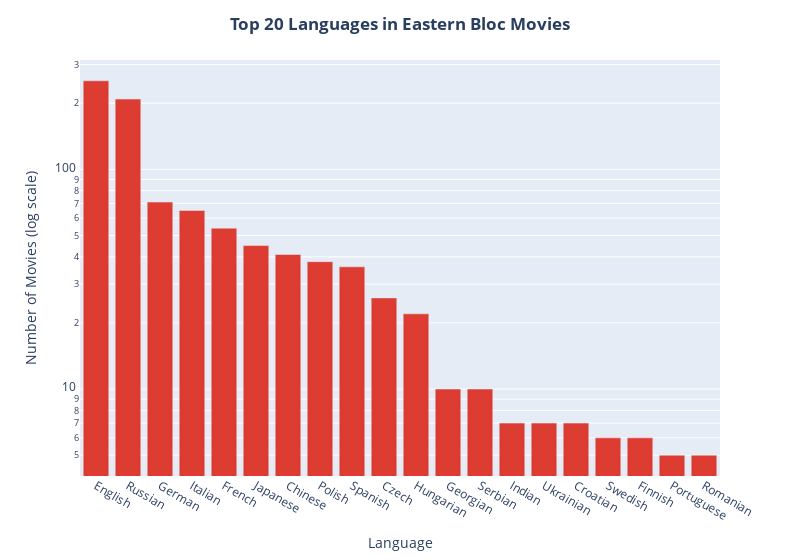

The notebook cell this image was saved under:
### Code cell
fig = px.bar(eastern_languages_count.head(20), x='language', y='count', labels={'language':'Language', 'count':'Number of Movies (log scale)'})
fig.update_layout(title_text="Top 20 Languages in Eastern Bloc Movies", title_x=0.5, title_font_weight='bold', width=800)
fig.update_yaxes(type="log")
fig.update_traces(marker_color='#DD3C32')
fig.show()

### Figure 1 — Plotly figure (JSON) as saved in the notebook; plotly's stock layout.template omitted (floating-point values rounded to 4 significant figures)
{"data": [{"alignmentgroup": "True", "hovertemplate": "Language=%{x}<br>Number of Movies (log scale)=%{y}<extra></extra>", "legendgroup": "", "marker": {"color": "#DD3C32", "pattern": {"shape": ""}}, "name": "", "offsetgroup": "", "orientation": "v", "showlegend": false, "textposition": "auto", "type": "bar", "x": ["English", "Russian", "German", "Italian", "French", "Japanese", "Chinese", "Polish", "Spanish", "Czech", "Hungarian", "Georgian", "Serbian", "Indian", "Ukrainian", "Croatian", "Swedish", "Finnish", "Portuguese", "Romanian"], "xaxis": "x", "y": [253, 209, 71, 65, 54, 45, 41, 38, 36, 26, 22, 10, 10, 7, 7, 7, 6, 6, 5, 5], "yaxis": "y"}], "layout": {"barmode": "relative", "legend": {"tracegroupgap": 0}, "margin": {"t": 60}, "title": {"font": {"weight": "bold"}, "text": "Top 20 Languages in Eastern Bloc Movies", "x": 0.5}, "width": 800, "xaxis": {"anchor": "y", "domain": [0, 1], "title": {"text": "Language"}}, "yaxis": {"anchor": "x", "domain": [0, 1], "title": {"text": "Number of Movies (log scale)"}, "type": "log"}}}
